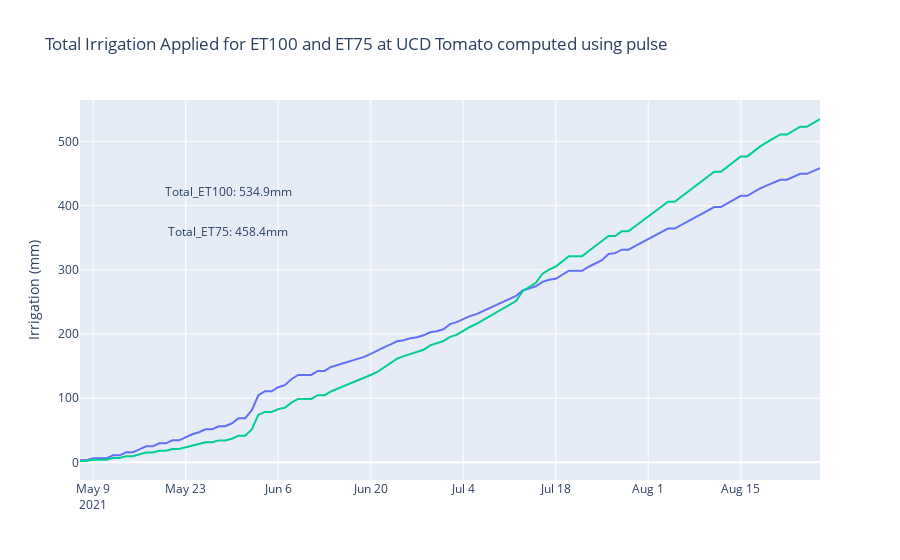

Notebook source saved alongside this figure:
### Markdown cell above
Cumulative irrigation is the total amount of irrigation applied throught the season. 
 After we calculated the volume based on flow rate and timing (duration) ,
the total daily volume throughout the growing season is plotted in this figure.

### Code cell
fig = go.FigureWidget(
    data=[
        go.Scatter(
            x=irrigation_hourly_ET75["time"],
            y=irrigation_hourly_ET75["volume (mm)"].cumsum(),
            name="water stressed",
            mode="lines",
        ),
        go.Scatter(
            x=[
                (
                    irrigation_hourly_ET75["time"].max()
                    - irrigation_hourly_ET75["time"].min()
                )
                * 0.2
                + irrigation_hourly_ET75["time"].min()
            ],
            y=[
                irrigation_hourly_ET75["volume (mm)"].cumsum().max()
                - (
                    irrigation_hourly_ET75["volume (mm)"].cumsum().max()
                    - irrigation_hourly_ET75["volume (mm)"].cumsum().min()
                )
                * 0.2],
            mode="text",
            text=[f"Total_ET75: {irrigation_hourly_ET75['volume (mm)'].sum():.1f}mm"],
            textposition="bottom center",
            
           
        ),
    
    
    go.Scatter(
            x=irrigation_hourly_ET100["time"],
            y=irrigation_hourly_ET100["volume (mm)"].cumsum(),
            name="water stressed",
            mode="lines",
        ),
        go.Scatter(
            x=[
                (
                    irrigation_hourly_ET100["time"].max()
                    - irrigation_hourly_ET100["time"].min()
                )
                * 0.2
                + irrigation_hourly_ET100["time"].min()
            ],
            
            y=[
                irrigation_hourly_ET100["volume (mm)"].cumsum().max()
                - (
                    irrigation_hourly_ET100["volume (mm)"].cumsum().max()
                    - irrigation_hourly_ET100["volume (mm)"].cumsum().min()
                )
                * 0.2],
            
            mode="text",
            text=[f"Total_ET100: {irrigation_hourly_ET100['volume (mm)'].sum():.1f}mm"],
           textposition="bottom center",
        )
  
    ],
      
    layout=go.Layout(
        title=f"Total Irrigation Applied for ET100 and ET75 at UCD Tomato computed using pulse",
        yaxis={"title": " Irrigation (mm)"},
        showlegend=False
    ),
)


fig.show()
